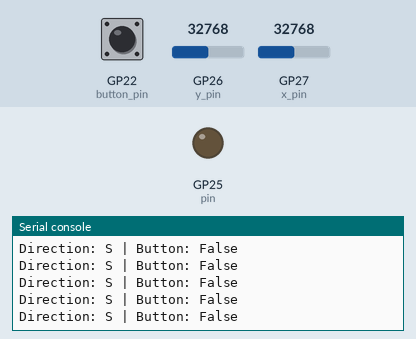
A program run on a simulated Raspberry Pi Pico running MicroPython. Parts: output pins drawn as LEDs (lit = HIGH), the last lines printed to the serial console. The inputs (shaded band) are chosen by the test bench; at power-on: GP26 (y_pin) = 32768, GP27 (x_pin) = 32768, GP22 (button_pin) HIGH (analog values on the 0–65535 scale).

Above: at 1.2 s.
1.3 s: GP26 (y_pin) set to 45874
At 1.56 s:
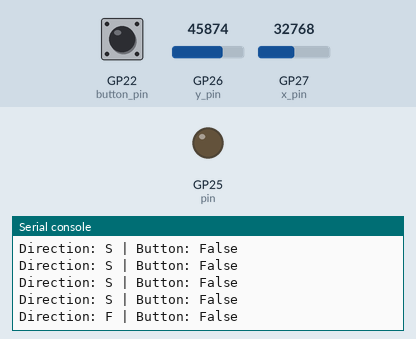
2.9 s: GP27 (x_pin) set to 45874
At 3.16 s:
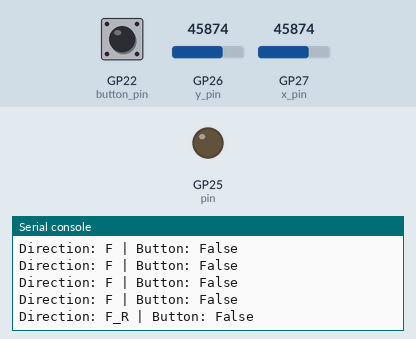
4.5 s: GP22 (button_pin) pulled LOW for 0.25 s
At 4.77 s:
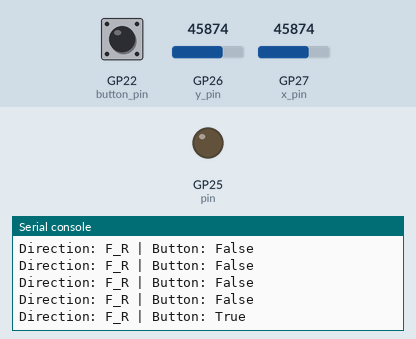
6.2 s: GP26 (y_pin) set to 32767
At 6.37 s:
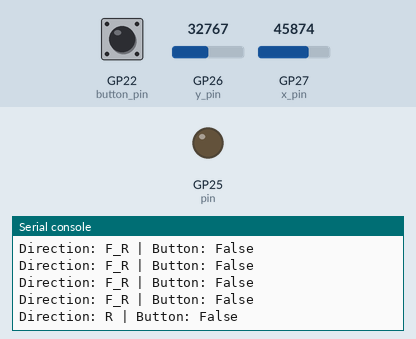
7.7 s: GP22 (button_pin) pulled LOW for 1 s
At 7.98 s:
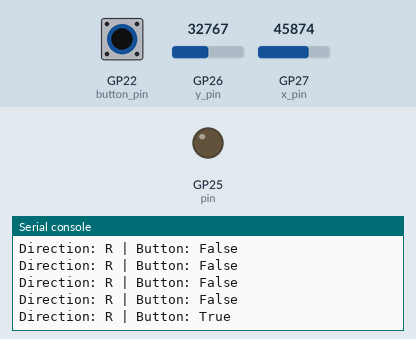
10.2 s: GP27 (x_pin) set to 19660
At 10.38 s:
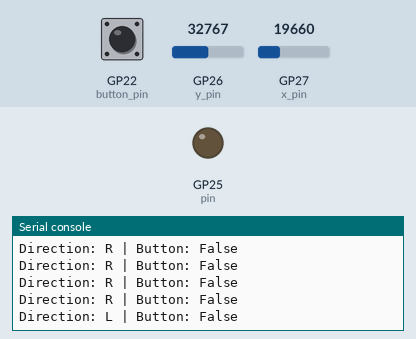

The program:

joystick_test.py
```python
from machine import Pin
from utime import sleep
from joystick import Joystick
import time

# Create joystick instance (update pins if needed)
js = Joystick(x_pin=27, y_pin=26, button_pin=22)

pin = Pin("LED", Pin.OUT)

print("Joystick test starting...")

while True:
    direction = js.direction()
    pressed = js.pressed()

    print("Direction:", direction, "| Button:", pressed)

    time.sleep(0.2)
```

joystick.py
```python
# WRAPPER CLASS FOR JOYSTICKS


from machine import Pin, ADC
from utime import sleep

class Joystick:
    def __init__(self, x_pin, y_pin, button_pin, deadzone = 5000, side = "LEFT"):

        # store raw input
        self.x = ADC(Pin(x_pin)) if x_pin is not None else None
        self.y = ADC(Pin(y_pin))

        self.button = Pin(button_pin, Pin.IN, Pin.PULL_UP)

        self.deadzone = deadzone

        self.side = side

        # calibrate centre value
        self.center_x = self.x.read_u16() if self.x is not None else 0
        self.center_y = self.y.read_u16()

    # function to read values
    def read(self):

        x = self.x.read_u16() if self.x is not None else 0
        return x, self.y.read_u16()

    # function to check if button pressed
    def pressed(self):
        return not self.button.value()

    # function to get direction

    def direction(self):
        x,y = self.read()

        dx = x - self.center_x
        dy = y - self.center_y

        dir_x = ""
        dir_y = ""

        if dx < -self.deadzone:
            dir_x = "L"
        elif dx > self.deadzone:
            dir_x = "R"

        if dy < -self.deadzone:
            if self.side == "LEFT":
                dir_y = "B"
            else:
                dir_y = "D"
        elif dy > self.deadzone:
            if self.side == "LEFT":
                dir_y = "F"
            else:
                dir_y = "U"

        if dir_x and dir_y:
            return dir_y + "_" + dir_x

        return dir_x or dir_y or "S"
```

Measured:
- after the input at 1.3 s, the serial console: prints a new line after 0.11 s (image 1)
- after the input at 2.9 s, the serial console: prints a new line after 0.11 s (image 2)
- after the input at 4.5 s, the serial console: prints a new line after 0.11 s (image 3)
- after the input at 6.2 s, the serial console: prints a new line at once (image 4)
- after the input at 7.7 s, the serial console: prints a new line after 0.12 s (image 5)
- after the input at 10.2 s, the serial console: prints a new line at once (image 6)
